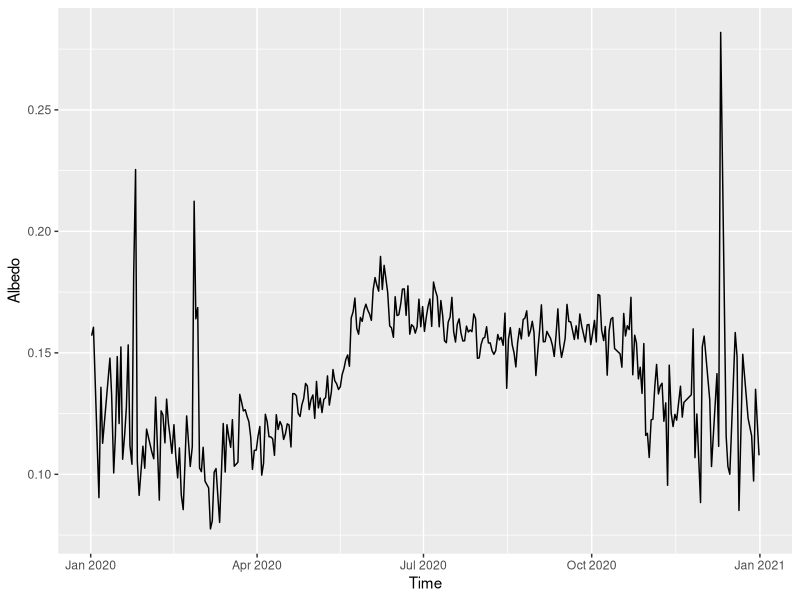
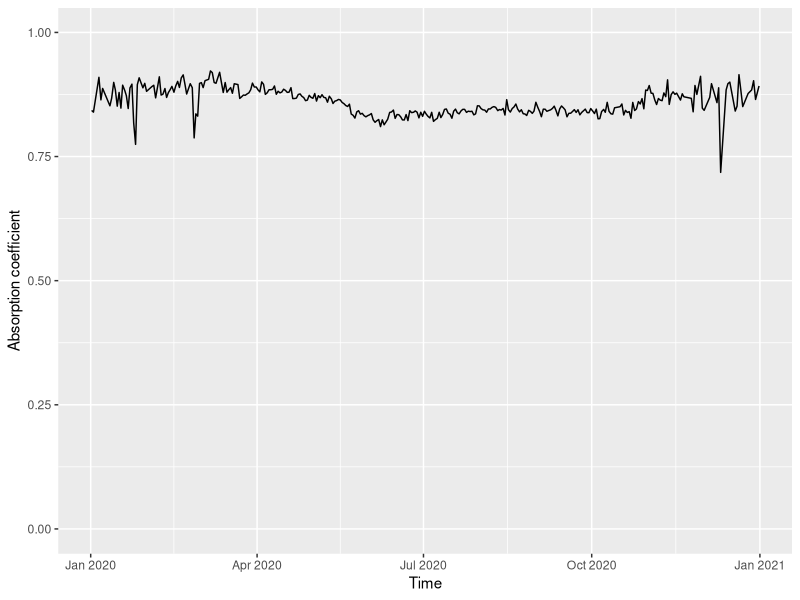
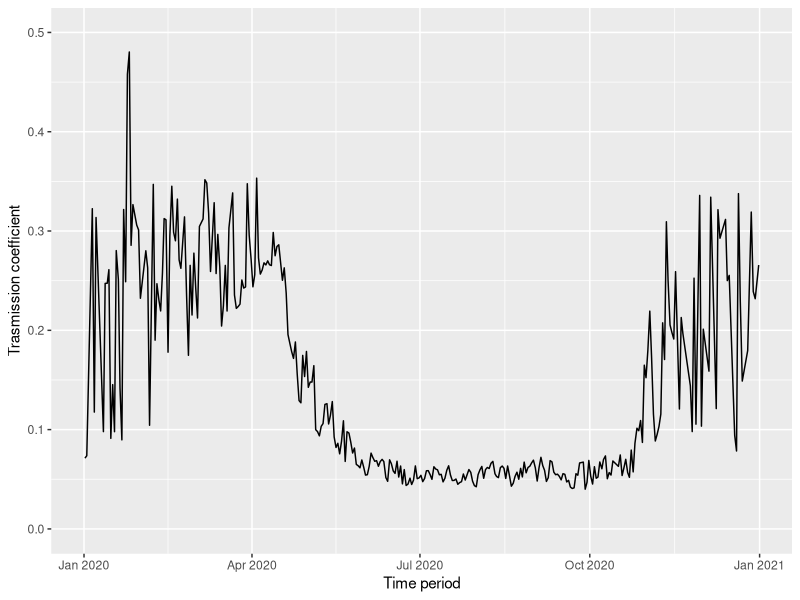
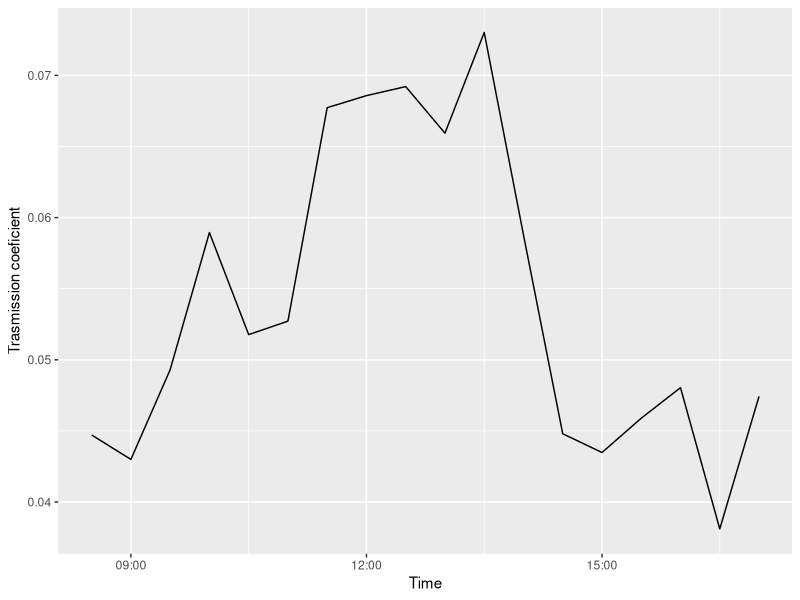
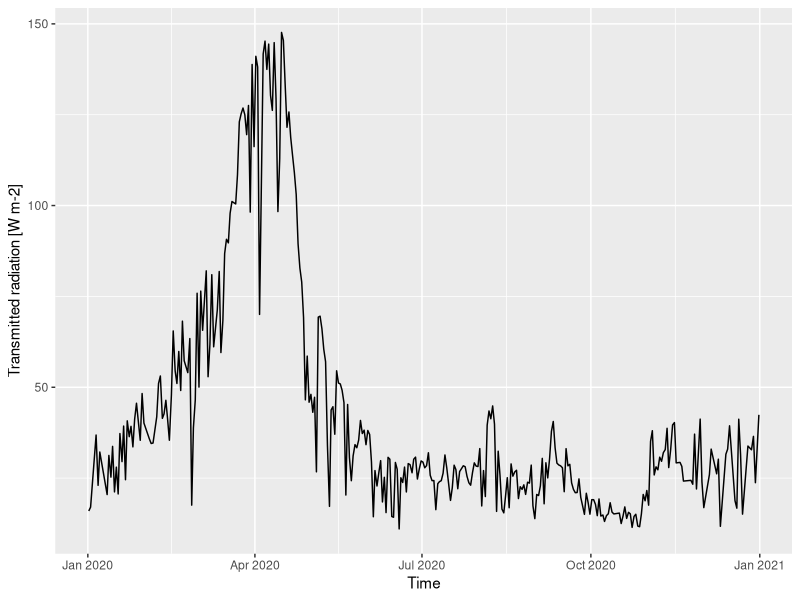

These charts were generated, in order, by the following R code: (Note: this script raises an error after producing the figures.)
## ---- chunk 1
library(tidyverse)
library(ggplot2)
library(lubridate)
library(here)


shortwavedata <- read.csv(
  here("1_shortwave/Exercise_1st_lect/Shortwave_incoming_diffuse_W_m-2_Hainich_2020.csv"),
  header = TRUE, sep = ",")
shortwavedata$Date<- as.POSIXct(shortwavedata$Date, format= "%Y-%m-%d %H:%M")

calib_factorsdata <- read.csv(
  here("1_shortwave/Exercise_1st_lect/Shortwave_incoming_outgoing_belowcanopy_mV_Hainich_2020.csv"))
calib_factorsdata$Date<- as.POSIXct(calib_factorsdata$Date
                                    , format= "%Y-%m-%d %H:%M")

sw_b <- data.frame(
  Date = calib_factorsdata$Date,
  incoming = calib_factorsdata$Shortwave_incoming_mV * 86.5801,
  #mV *( W m-2 )/mV  = W m-2
  outgoing =  calib_factorsdata$Shortwave_outgoing_mV * 86.5801,
  #mV *( W m-2 )/mV  = W m-2
  belowcanopy = calib_factorsdata$Shortwave_incoming_bewlow_canopy_mV*194.9318
  #mV *( W m-2 )/mV = W m-2
)

# This is a quick hack to remove incorrect data when the radiation is low
sw_b[sw_b$incoming<=10 | sw_b$outgoing <=10 | sw_b$belowcanopy <= 10,] <- NA
sw_b <- drop_na(sw_b)
## ---- chunk 2
sw_b <- mutate(sw_b,
               albedo = outgoing/incoming,
               transmitted = belowcanopy/incoming,
               absorbed = 1 - albedo)

sw_b_d <- sw_b %>%
  group_by(yday(Date)) %>%
  summarise_all(mean)
## ---- chunk 3
ggplot(sw_b_d, aes(x=Date))+
  geom_line(aes(y=albedo)) +
  labs(y = "Albedo", x = "Time")
## ---- chunk 4
ggplot(sw_b_d, aes(x=Date))+
  geom_line(aes(y=absorbed))+
  labs(y = "Absorption coefficient", x = "Time") +
  ylim(0,1)
## ---- chunk 5
ggplot(sw_b_d, aes(x=Date))+
  geom_line(aes(y=transmitted))+
  labs(y = "Trasmission coefficient", x = "Time period") +
  ylim(0,.5)
## ---- chunk 6
sw_b %>%
  filter(between(Date, as_datetime("2020-07-1"), as_datetime("2020-07-2"))) %>%
ggplot(aes(x=Date))+
  geom_line(aes(y=transmitted))+
  labs(y = "Trasmission coeficient", x = "Time")
## ---- chunk 7
ggplot(sw_b_d, aes(x=Date))+
  geom_line(aes(y=belowcanopy))+
  labs(y = "Transmitted radiation [W m-2]", x = "Time")
## ---- chunk 8
shortwavedata <- mutate(shortwavedata,
                        direct = Shortwave_incoming_W_m.2 - Shortwave_incoming_diffuse_W_m.2)
## ---- chunk 9
shortwavedata%>%
  group_by(week(Date)) %>%
  summarise_all(mean) %>%
  gather("type", "rad", Shortwave_incoming_W_m.2 , direct , Shortwave_incoming_diffuse_W_m.2, factor_key = T)  %>%
  ggplot(aes(x=Date, y=rad, color=type)) +
    geom_line() +
    scale_color_colorblind(labels=c("total", "direct", "diffuse")) +
    labs(y="Radiation [W m-2]", x="Time", col="Radiation")
## ---- chunk 10
shortwavedata%>%
  filter(week(Date)==28) %>%
  gather("type", "rad", Shortwave_incoming_W_m.2, direct, factor_key = T)  %>%
  ggplot(aes(x=Date, y=rad, color=type)) +
    geom_line() +
  scale_color_colorblind(labels=c("total", "direct")) +
  labs(y="Radiation [W m-2]", x="Time", col="Radiation")
